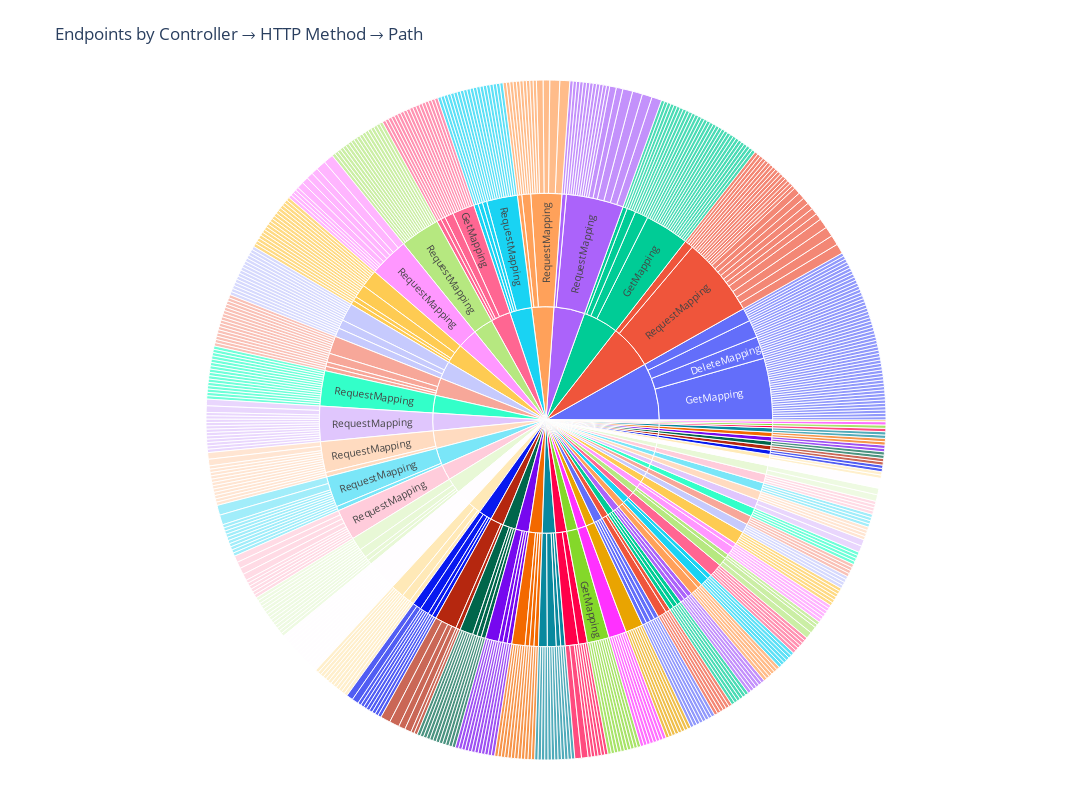
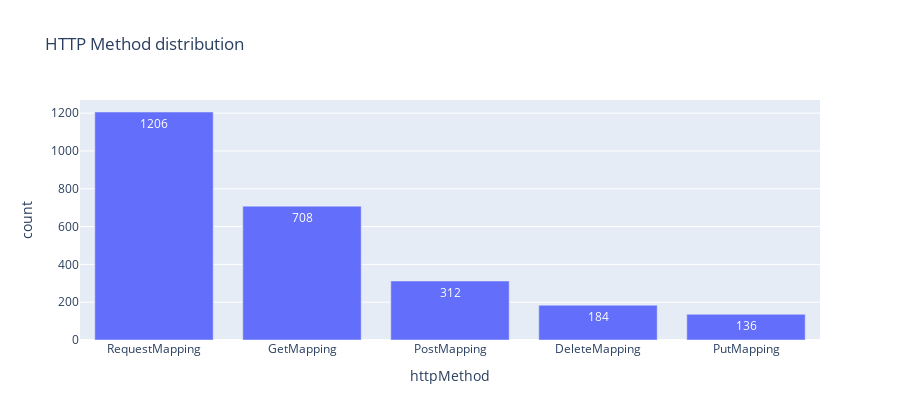

Notebook code cell kept with these figures, in order:
### Markdown cell above
## 3) Spring Endpoints
**Expected columns:** `controller`, `method`, `httpMethod`, `completeEndpoint`

### Code cell
path = os.path.join(API_DIR, "Spring_Endpoints.csv")
df_ep = read_csv_safe(path)
show_head(df_ep)

if not df_ep.empty:
    cols = {c.lower(): c for c in df_ep.columns}
    c_ctrl = cols.get("controller")
    c_meth = cols.get("method")
    c_http = cols.get("httpmethod") or cols.get("httprequestmethod") or cols.get("methodtype")
    c_path = cols.get("completeendpoint") or cols.get("path") or cols.get("endpoint")
    
    if c_ctrl: df_ep[c_ctrl] = df_ep[c_ctrl].astype(str)
    if c_meth: df_ep[c_meth] = df_ep[c_meth].astype(str)
    if c_http: df_ep[c_http] = df_ep[c_http].astype(str)
    if c_path: df_ep[c_path] = df_ep[c_path].astype(str)
    
    # 3A) Sunburst large
    if c_ctrl and c_http and c_path:
        sub = df_ep[[c_ctrl, c_http, c_path]].copy()
        fig = px.sunburst(sub, path=[c_ctrl, c_http, c_path],
                          maxdepth=3, title="Endpoints by Controller → HTTP Method → Path")
        fig.update_layout(width=1200, height=800,
                          margin=dict(l=40, r=40, t=80, b=40),
                          uniformtext_minsize=10, uniformtext_mode='hide')
        fig.show()
    else:
        print("[info] Missing one of [controller, httpMethod, completeEndpoint] — skipping sunburst.")
    
    # 3B) HTTP method distribution (warning-safe)
    if c_http:
        method_counts = df_ep[c_http].mask(df_ep[c_http].isna(), "unknown").value_counts().reset_index()
        method_counts.columns = ["httpMethod", "count"]
        fig = px.bar(method_counts, x="httpMethod", y="count",
                     title="HTTP Method distribution", text_auto=True)
        fig.update_layout(width=900, height=420, xaxis_title="httpMethod", yaxis_title="count")
        fig.show()
    else:
        print("[info] Column 'httpMethod' not found — skipping HTTP method distribution.")
    
    # 3C) Endpoints per controller (Top 30) — horizontal + dynamic height + hover full
    if c_ctrl and c_path:
        per_ctrl = (
            df_ep.groupby(c_ctrl)[c_path]
                .nunique()
                .reset_index()
                .sort_values(c_path, ascending=False)
                .head(30)
        )
        per_ctrl.columns = ["controller", "uniqueEndpoints"]
        per_ctrl["controller_short"] = per_ctrl["controller"].map(lambda s: shorten_label(s, 50))
        h = max(600, 24 * len(per_ctrl))
        fig = px.bar(per_ctrl, x="uniqueEndpoints", y="controller_short",
                     orientation="h", title="Unique endpoints per controller (Top 30)", text_auto=True)
        fig.update_layout(height=h, width=1100, xaxis_title="unique endpoints", yaxis_title="controller",
                          yaxis=dict(autorange="reversed"), margin=dict(l=10, r=10, t=80, b=10))
        fig.update_traces(hovertemplate="<b>%{customdata[0]}</b><br>unique endpoints: %{x}<extra></extra>",
                          customdata=np.stack([per_ctrl['controller']], axis=-1))
        fig.show()
    else:
        print("[info] Missing controller/path — skipping endpoints per controller.")
else:
    print("[info] Spring_Endpoints.csv missing or empty.")

### Figure 1 — Plotly figure (JSON) as saved in the notebook; plotly's stock layout.template omitted (floating-point values rounded to 4 significant figures; data arrays with more than 128 entries replaced by an {"elided": "..."} marker saying what was removed)
{"data": [{"branchvalues": "total", "domain": {"x": [0, 1], "y": [0, 1]}, "hovertemplate": "labels=%{label}<br>count=%{value}<br>parent=%{parent}<br>id=%{id}<extra></extra>", "ids": {"elided": "753 str values"}, "labels": {"elided": "753 str values"}, "maxdepth": 3, "name": "", "parents": {"elided": "753 str values"}, "type": "sunburst", "values": {"elided": "753 int values"}}], "layout": {"height": 800, "legend": {"tracegroupgap": 0}, "margin": {"b": 40, "l": 40, "r": 40, "t": 80}, "title": {"text": "Endpoints by Controller → HTTP Method → Path"}, "uniformtext": {"minsize": 10, "mode": "hide"}, "width": 1200}}

### Figure 2 — Plotly figure (JSON) as saved in the notebook; plotly's stock layout.template omitted (floating-point values rounded to 4 significant figures)
{"data": [{"hovertemplate": "httpMethod=%{x}<br>count=%{y}<extra></extra>", "legendgroup": "", "marker": {"color": "#636efa", "pattern": {"shape": ""}}, "name": "", "orientation": "v", "showlegend": false, "textposition": "auto", "texttemplate": "%{y}", "type": "bar", "x": ["RequestMapping", "GetMapping", "PostMapping", "DeleteMapping", "PutMapping"], "xaxis": "x", "y": [1206, 708, 312, 184, 136], "yaxis": "y"}], "layout": {"barmode": "relative", "height": 420, "legend": {"tracegroupgap": 0}, "title": {"text": "HTTP Method distribution"}, "width": 900, "xaxis": {"anchor": "y", "domain": [0, 1], "title": {"text": "httpMethod"}}, "yaxis": {"anchor": "x", "domain": [0, 1], "title": {"text": "count"}}}}
